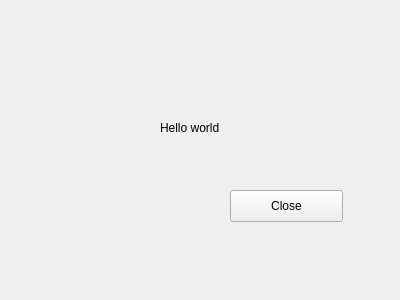
<?xml version="1.0" encoding="UTF-8"?>
<ui version="4.0">
 <class>Widget</class>
 <widget class="QWidget" name="Widget">
  <property name="geometry">
   <rect>
    <x>0</x>
    <y>0</y>
    <width>400</width>
    <height>300</height>
   </rect>
  </property>
  <property name="windowTitle">
   <string>Widget</string>
  </property>
  <widget class="QLabel" name="LabDemo">
   <property name="geometry">
    <rect>
     <x>160</x>
     <y>120</y>
     <width>71</width>
     <height>16</height>
    </rect>
   </property>
   <property name="text">
    <string>Hello world</string>
   </property>
  </widget>
  <widget class="QPushButton" name="btnClose">
   <property name="geometry">
    <rect>
     <x>230</x>
     <y>190</y>
     <width>113</width>
     <height>32</height>
    </rect>
   </property>
   <property name="text">
    <string>Close</string>
   </property>
  </widget>
 </widget>
 <layoutdefault spacing="6" margin="11"/>
 <resources/>
 <connections>
  <connection>
   <sender>btnClose</sender>
   <signal>clicked()</signal>
   <receiver>Widget</receiver>
   <slot>close()</slot>
   <hints>
    <hint type="sourcelabel">
     <x>286</x>
     <y>205</y>
    </hint>
    <hint type="destinationlabel">
     <x>199</x>
     <y>149</y>
    </hint>
   </hints>
  </connection>
 </connections>
</ui>
